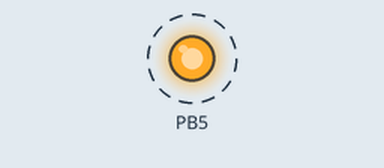
A program run on a simulated ATmega328P, built with avr-gcc and emulated at 16 MHz (the files do not name the chip). Shown: output pins drawn as LEDs (lit = HIGH). Dashed ring = blinking.

Above: at 0.2 s.
Timing chart, 0 to 3.0 s (numbered marks = the images above):
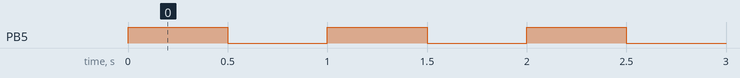

The program:

main.c
```c
#define F_CPU   16000000
#include <util/delay.h>
#include <avr/io.h>

int main(void)
{
	// Configuração do pino PB5 (13 no Arduino Uno) como saída
	DDRB  |=  (1<<5);		// Direção: Saída

	// Inicialização do nível lógico no pino PB5
	PORTB &= ~(1<<5);		// PB5 = 0

    while (1) 				// Loop infinito
    {
		PORTB |=  (1<<5);	// PB5 = 1
		_delay_ms(500);		// Atraso de 500ms

		PORTB &= ~(1<<5);	// PB5 = 0
		_delay_ms(500);		// Atraso de 500ms
    }
}
```

Measured:
- by itself, PB5: alternates HIGH for 0.50 s and LOW for 0.50 s
